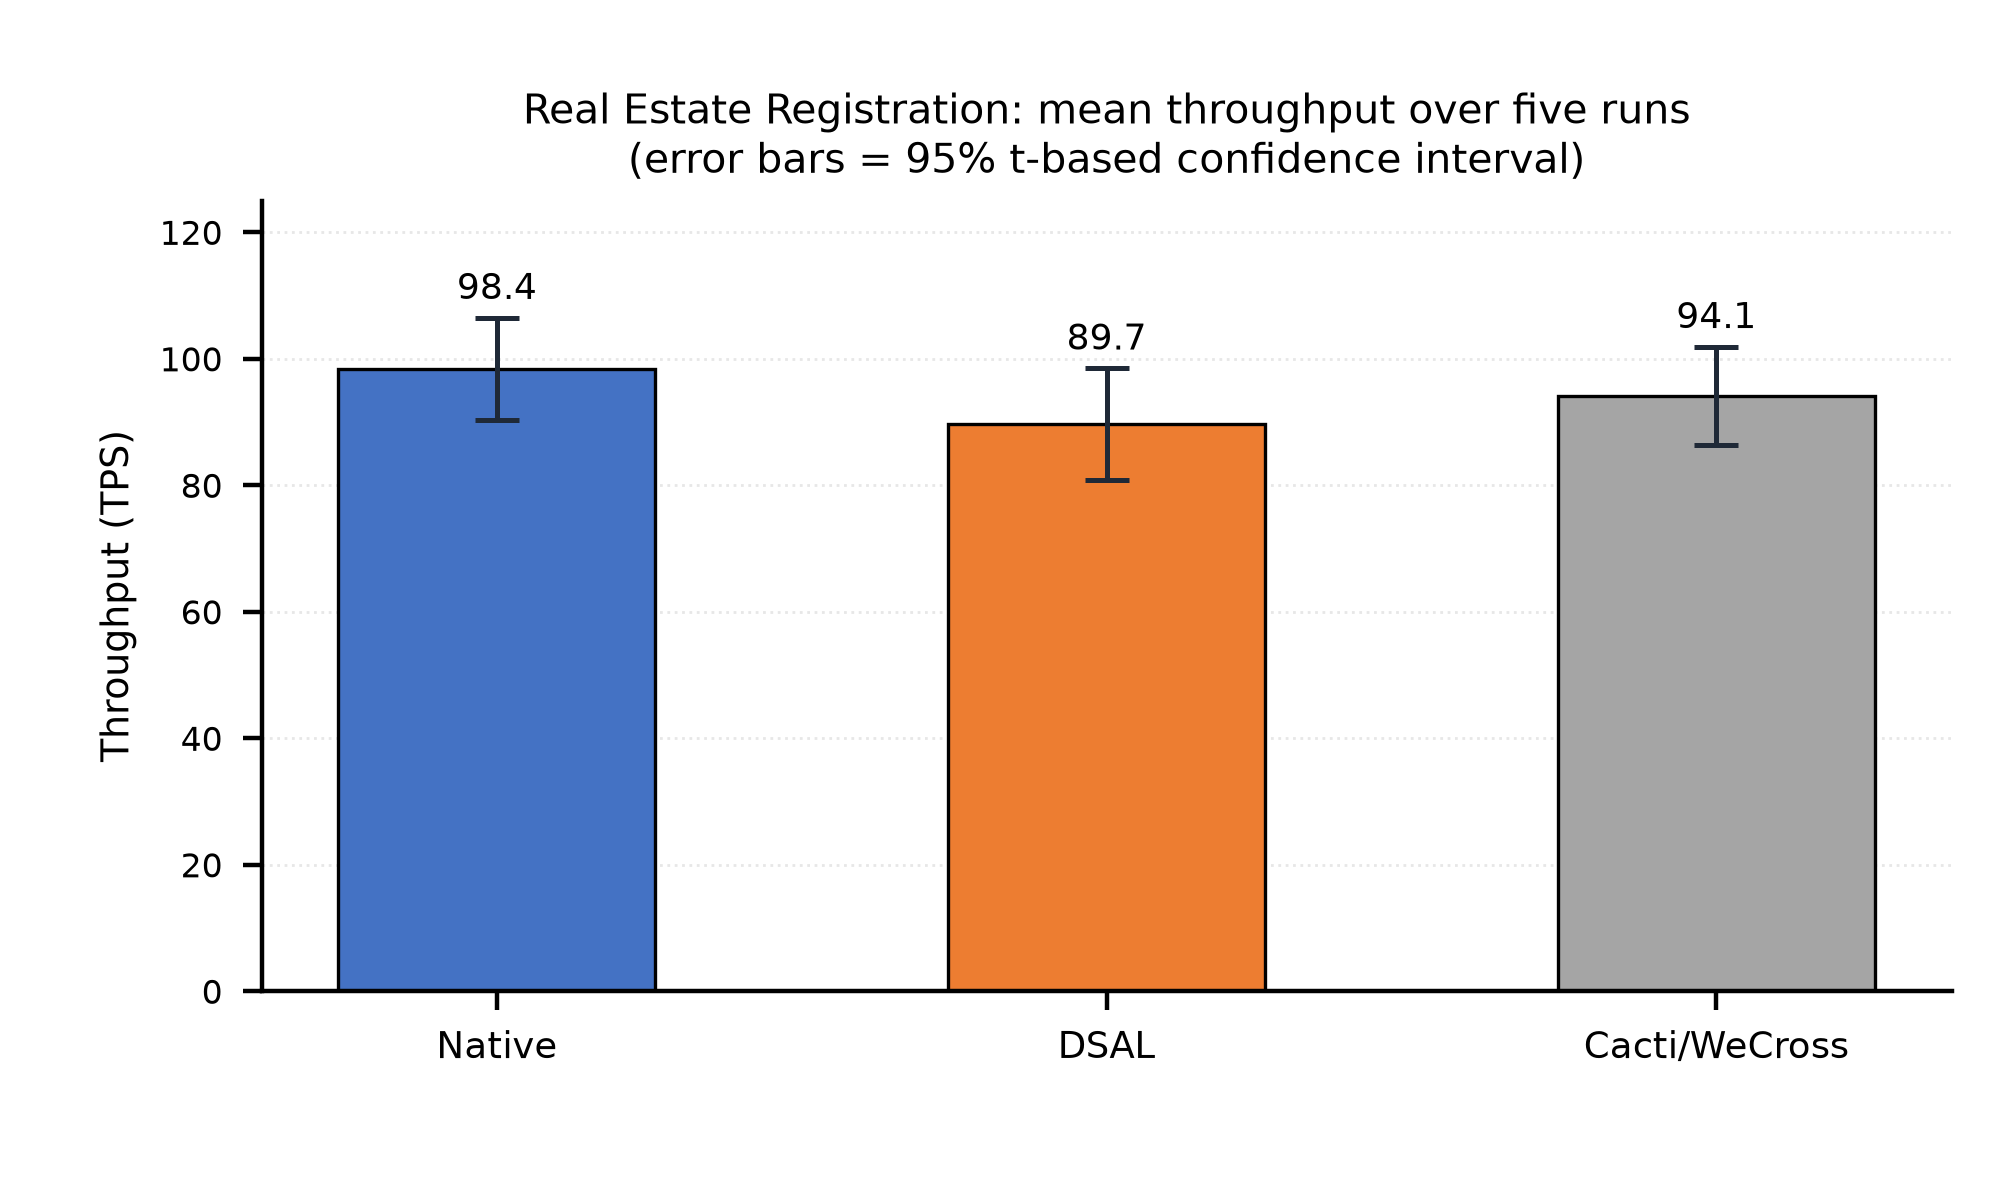

Generate this figure with Python:
#!/usr/bin/env python3
"""Figure 9. Throughput at the fixed Real Estate Registration workload point.

Values are those reported in Section 6.3: mean TPS over five runs per
configuration, with 95% t-based confidence intervals (t = 2.776, df = 4).
The intervals overlap, which is why the text does not claim a significant
difference between the native implementation and DSAL at this workload point.
"""

import matplotlib
matplotlib.use("Agg")
import matplotlib.pyplot as plt
import numpy as np

plt.rcParams.update({"font.family": "DejaVu Sans", "font.size": 6.5,
                     "pdf.fonttype": 42, "ps.fonttype": 42})

DATA = [("Native", 98.4, 8.1, "#4472C4"),
        ("DSAL", 89.7, 8.8, "#ED7D31"),
        ("Cacti/WeCross", 94.1, 7.8, "#A5A5A5")]

fig, ax = plt.subplots(figsize=(5.03, 2.95))
fig.subplots_adjust(left=0.13, right=0.97, top=0.83, bottom=0.16)

x = np.arange(len(DATA))
for i, (name, m, ci, color) in enumerate(DATA):
    ax.bar(i, m, width=0.52, color=color, edgecolor="black", linewidth=0.6,
           yerr=ci, capsize=4, error_kw=dict(elinewidth=0.9, capthick=0.9,
                                             ecolor="#1F2937"))
    ax.text(i, m + ci + 1.6, f"{m:.1f}", ha="center", va="bottom", fontsize=6.4)

ax.set_xticks(x)
ax.set_xticklabels([d[0] for d in DATA], fontsize=6.6)
ax.set_ylabel("Throughput (TPS)", fontsize=6.8)
ax.set_ylim(0, 125)
ax.grid(axis="y", alpha=0.3, linestyle=":", linewidth=0.5)
ax.set_axisbelow(True)
for spine in ("top", "right"):
    ax.spines[spine].set_visible(False)
ax.tick_params(axis="y", labelsize=6.0)

ax.set_title("Real Estate Registration: mean throughput over five runs\n"
             "(error bars = 95% t-based confidence interval)",
             fontsize=7.4, pad=5)

plt.savefig("fig9_tps.png", dpi=400)
plt.savefig("fig9_tps.pdf")
print("saved fig9_tps.png")
